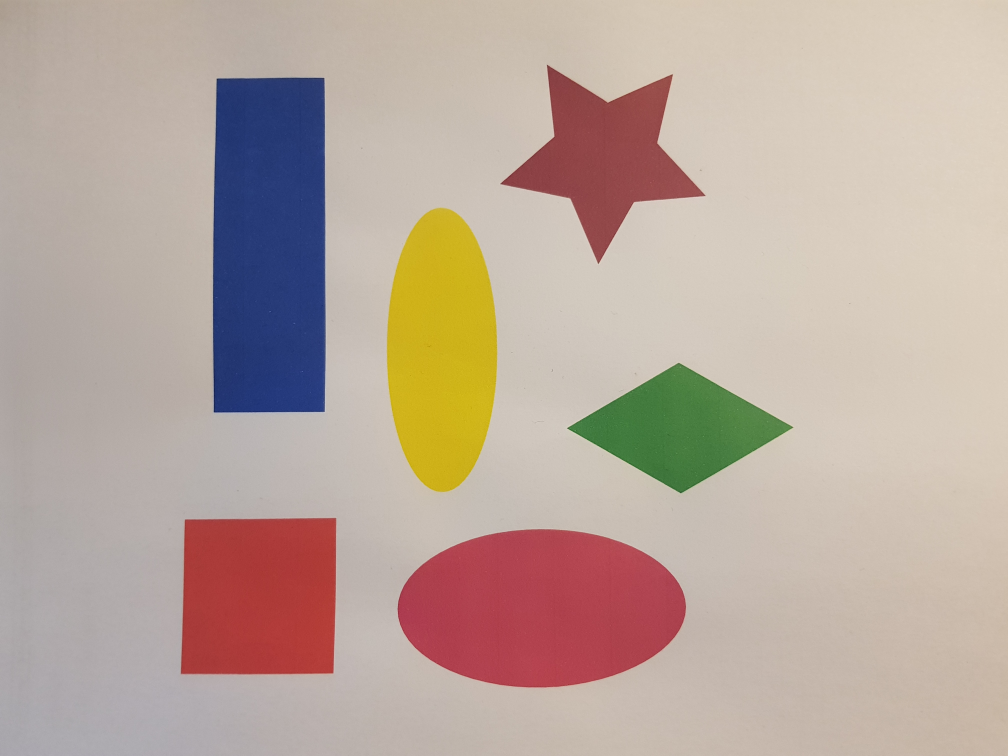
//> input picture real_test.jpg, 4032 x 3024 px, given in place of the camera (shown at 1/4 size)
$ ./shape_detection   (built with g++ and OpenCV 4)
//> lines starting //> are read from the running program, lines starting //| are printed output that depends on the picture; after the words box and inside, x2 and y2 are one past the last pixel; in counts of white or black regions, pixels touching at a corner belong together
#define _USE_MATH_DEFINES
#include <opencv2/opencv.hpp>
#include <iostream>
#include <math.h>
#include <vector>

using namespace cv;
using namespace std;

typedef vector<double> Array;
typedef vector<Array> Matrix;

Mat customGaussianBlur(Mat, int, double);
Mat customErosion(Mat, int);
void threshold(int, Mat, Mat&);

int main()
{
	Mat frame;
	VideoCapture video(0);
	if (!video.isOpened()) {
		return -1;
	}

	while (video.read(frame))
	{
//> frame is the input picture: 3024 rows x 4032 cols, CV_8UC3; mean B, G, R 157.4, 167.9, 185.7
		Mat img;

		resize(frame, img, Size(),0.4,0.4);

		cvtColor(img, img, COLOR_BGR2GRAY);
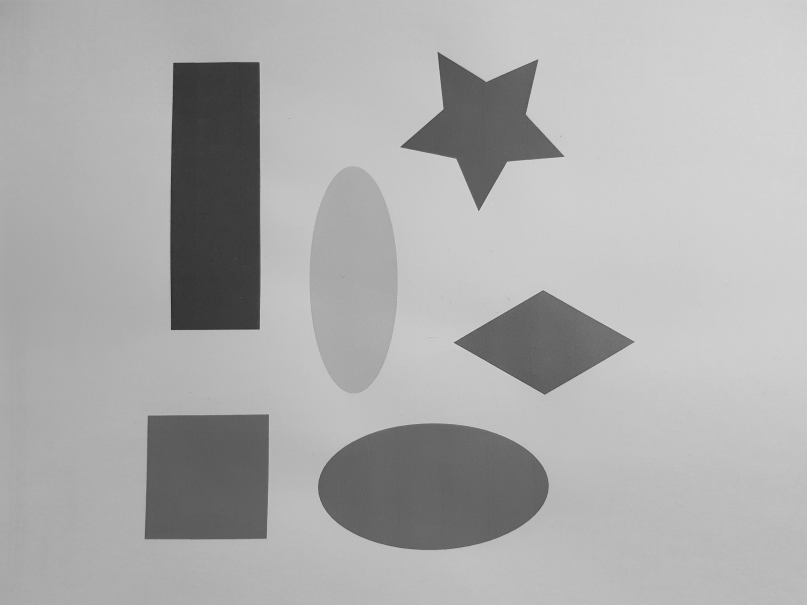
//> img: 1210 rows x 1613 cols, CV_8UC1 (shown at 1/2 size); min 18, max 219, mean 172

		Mat gauss = img.clone();

		gauss = customGaussianBlur(img, 5, 1);

		Mat eroded = gauss.clone();

		eroded = customErosion(gauss, 3);

		Mat thresh = eroded.clone();

		threshold(5, eroded, thresh);

		eroded = customErosion(thresh, 3);

		namedWindow("Webcam", WINDOW_NORMAL);
		imshow("Webcam", eroded);
		if (waitKey(1000 / 20) >= 0)
			break;
	}
	waitKey(0);

	return 0;
}

void threshold(int a, Mat img, Mat& c)
{
	//declaration of needed variables
	int f, g, mean, max_val = 255;
	//capturing the size of Mat beeing binarized
	Size s = img.size();
	//dividing size on rows and columns
	f = s.height;
	g = s.width;

	//moving through every single pixel of matrix (Mat obj)
	for (int i = 4; i <= (f - 5); i++) {
		for (int j = 4; j <= (g - 5); j++) {
			//declaration of needed variables
			int val = 0, d = 0;
			//moving through neigbourhood (kernel) of pixel (based on choosen diameter)
			for (int k = 0; k <= (a - 1); k++) {
				for (int l = 0; l <= (a - 1); l++) {

						//taking value from point (pixel) pointed by coordinates
					val += img.at<uchar>((i - ((a - 1) / 2) + k), (j - ((a - 1) / 2) + l));
				}
			}
			//calculating of kernel mean
			mean = val / (a*a);
			//performing of threshold if condition - higher value than mean - is fulfilled
			if (img.at<uchar>(i, j) >= (mean+7))
			{
				//giving the the high binarization value to output Mat point
				c.at<uchar>(i, j) = max_val;
			}
			//giving the low binarization value to output Mat point
			else c.at<uchar>(i, j) = 0;
		}
	}
}

Mat customErosion(Mat img, int kernelSize) {

	// TU JEST MINMALNA WARTOŒÆ PIKSELI W OTOCZENIU KOTWICY, ¯EBY NIE DOSZ£O DO EROZJI, TRZEBA UWZGLÊDNIÆ WIELKOŒÆ J¥DRA
	int erosion_threshold = 4;

	Size imgSize = img.size();
	int imgHeight = imgSize.height;
	int imgWidth = imgSize.width;

	int newImgHeight = imgHeight - kernelSize + 1;
	int newImgWidth = imgWidth - kernelSize + 1;
	Mat resultImg = Mat(newImgHeight, newImgWidth, img.type());

	for (int i = 0; i < newImgHeight; i++)
	{
		for (int j = 0; j < newImgWidth; j++)
		{
			int value = 0;
			for (int m = i; m < i + kernelSize; m++)
			{
				for (int n = j; n < j + kernelSize; n++)
				{
					value += img.at<uchar>(m, n);
				}
			}
			if (value <= (erosion_threshold * 255))
			{
				//if pixel dosen't have enough "full" pixels around, then it is "empty"
				resultImg.at<uchar>(i, j) = 0;
			}
			else {
				resultImg.at<uchar>(i, j) = 255;
			}
		}
	}

	return resultImg;
}

Mat customGaussianBlur(Mat img, int kernelSize, double sigma) {
//> called with kernelSize = 5, sigma = 1
	Matrix kernel(kernelSize, Array(kernelSize));
	double sum = 0.0;
	//kernel creation
	for (int i = 0; i < kernelSize; i++) {
		for (int j = 0; j < kernelSize; j++) {
			kernel[i][j] = exp(-(i * i + j * j) / (2 * sigma * sigma)) / (2 * M_PI * sigma * sigma);
			sum += kernel[i][j];
		}
	}
	//kernel normalization
	for (int i = 0; i < kernelSize; i++) {
		for (int j = 0; j < kernelSize; j++) {
			kernel[i][j] /= sum;
		}
	}

	Size imgSize = img.size();
//> imgSize = Size(1613, 1210)
	int imgHeight = imgSize.height;
//> imgHeight = 1210
	int imgWidth = imgSize.width;
//> imgWidth = 1613

	int newImgHeight = imgHeight - kernelSize + 1;
//> newImgHeight = 1206
	int newImgWidth = imgWidth - kernelSize + 1;
//> newImgWidth = 1609
	Mat resultImg = Mat(newImgHeight, newImgWidth, img.type());

	for (int i = 0; i < newImgHeight; i++) {
		for (int j = 0; j < newImgWidth; j++) {
			for (int m = i; m < i + kernelSize; m++) {
				for (int n = j; n < j + kernelSize; n++) {
					resultImg.at<uchar>(i, j) += kernel[m - i][n - j] * img.at<uchar>(m, n);

				}
			}
		}
	}
//> after the loop in customErosion, `for (int i = 0; i < newImgHeight; i++)`:
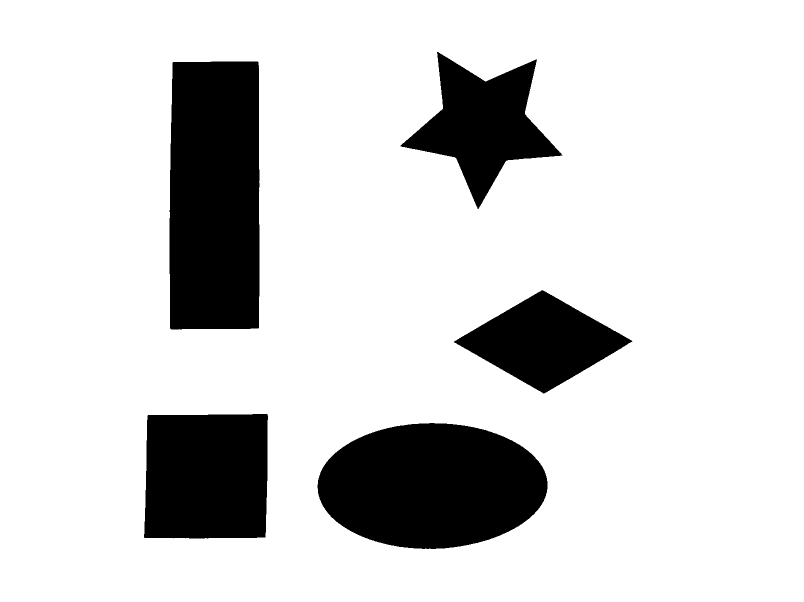
//> resultImg: 1204 rows x 1607 cols, CV_8UC1 (shown at 1/2 size); 83.2% white; 5 black regions, box (x1, y1, x2, y2) and area: (339, 123, 519, 659) 94815, (635, 846, 1095, 1098) 90462, (288, 828, 536, 1077) 59726, (801, 104, 1125, 418) 43154, (908, 580, 1265, 787) 37242
//> after the loop in threshold, `for (int i = 4; i <= (f - 5); i++)`:
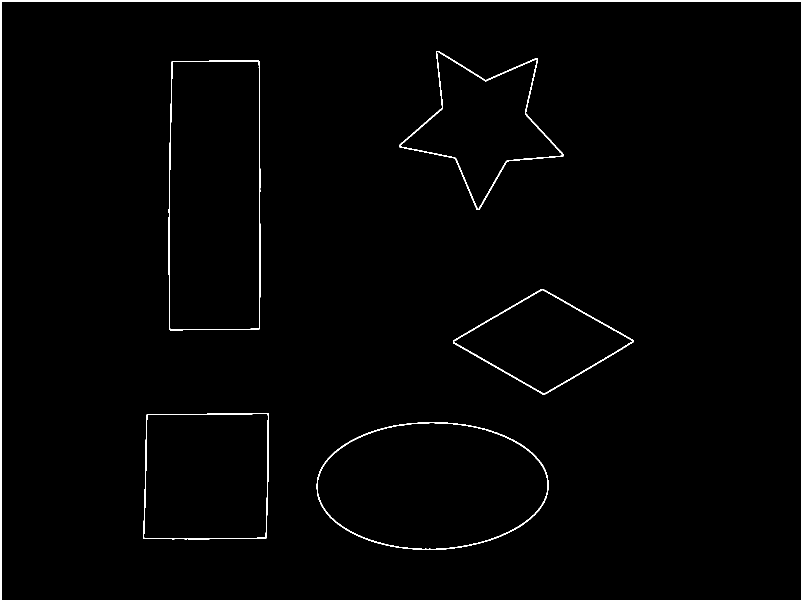
//> c: 1204 rows x 1607 cols, CV_8UC1 (shown at 1/2 size); 1.8% white; 6 white regions, box (x1, y1, x2, y2) and area: (0, 0, 1607, 1204) 22424, (337, 121, 521, 661) 2898, (799, 102, 1127, 420) 2887, (633, 844, 1097, 1100) 2870, (906, 578, 1267, 789) 2272, (286, 826, 538, 1079) 2015
//> after the loop in threshold, `for (int i = 4; i <= (f - 5); i++)`: mean = 255
//> call 2 of customErosion, with kernelSize = 3
//> after the loop in customErosion (call 2), `for (int i = 0; i < newImgHeight; i++)`:
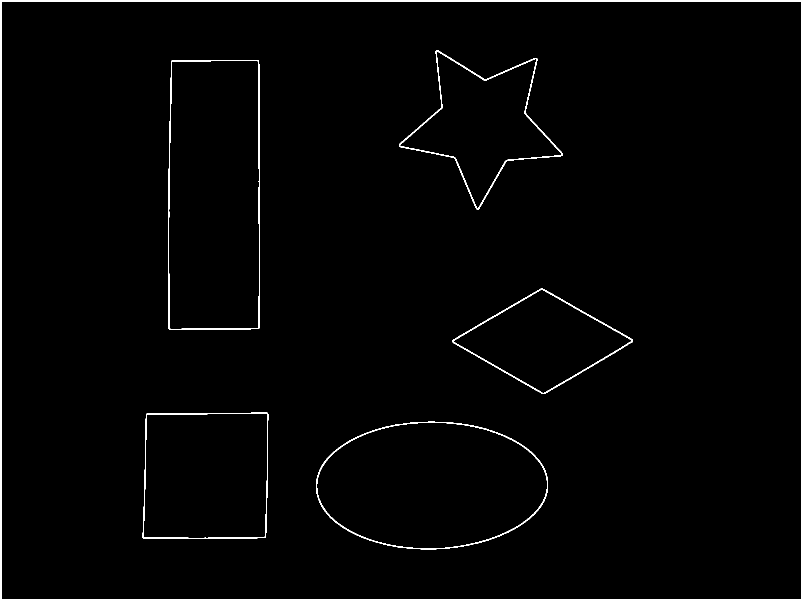
//> resultImg: 1202 rows x 1605 cols, CV_8UC1 (shown at 1/2 size); 1.5% white; 6 white regions, box (x1, y1, x2, y2) and area: (0, 0, 1605, 1202) 16810, (336, 120, 520, 660) 2898, (798, 101, 1126, 419) 2887, (632, 843, 1096, 1099) 2870, (905, 577, 1266, 788) 2274, (285, 825, 537, 1078) 2017
//> the Esc key is pressed

	return resultImg;
}
